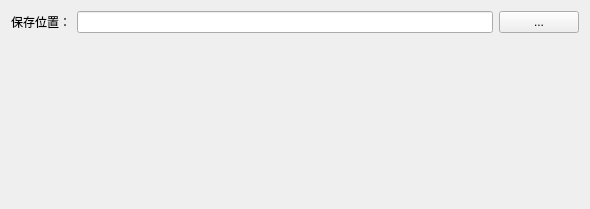
<?xml version="1.0" encoding="UTF-8"?>
<ui version="4.0">
 <class>Form</class>
 <widget class="QWidget" name="Form">
  <property name="geometry">
   <rect>
    <x>0</x>
    <y>0</y>
    <width>590</width>
    <height>209</height>
   </rect>
  </property>
  <property name="windowTitle">
   <string>设置</string>
  </property>
  <property name="windowIcon">
   <iconset resource="images.qrc">
    <normaloff>:/images/resources/images/settings.png</normaloff>:/images/resources/images/settings.png</iconset>
  </property>
  <layout class="QGridLayout" name="gridLayout_2">
   <item row="1" column="0">
    <spacer name="verticalSpacer">
     <property name="orientation">
      <enum>Qt::Vertical</enum>
     </property>
     <property name="sizeHint" stdset="0">
      <size>
       <width>20</width>
       <height>40</height>
      </size>
     </property>
    </spacer>
   </item>
   <item row="0" column="0">
    <layout class="QGridLayout" name="gridLayout">
     <item row="0" column="1">
      <widget class="QLineEdit" name="show_path"/>
     </item>
     <item row="0" column="0" alignment="Qt::AlignRight">
      <widget class="QLabel" name="label">
       <property name="text">
        <string>保存位置：</string>
       </property>
      </widget>
     </item>
     <item row="0" column="2">
      <widget class="QPushButton" name="select_file_btn">
       <property name="text">
        <string>...</string>
       </property>
      </widget>
     </item>
    </layout>
   </item>
  </layout>
 </widget>
 <resources>
  <include location="images.qrc"/>
 </resources>
 <connections/>
</ui>
